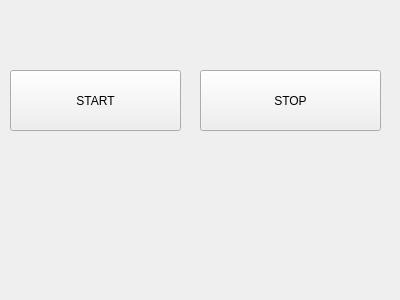
<?xml version="1.0" encoding="UTF-8"?>
<ui version="4.0">
 <class>Form</class>
 <widget class="QWidget" name="Form">
  <property name="geometry">
   <rect>
    <x>0</x>
    <y>0</y>
    <width>400</width>
    <height>300</height>
   </rect>
  </property>
  <property name="windowTitle">
   <string>Form</string>
  </property>
  <widget class="QPushButton" name="StartAndPauseBt">
   <property name="geometry">
    <rect>
     <x>10</x>
     <y>70</y>
     <width>171</width>
     <height>61</height>
    </rect>
   </property>
   <property name="text">
    <string>START</string>
   </property>
  </widget>
  <widget class="QPushButton" name="StopBt">
   <property name="geometry">
    <rect>
     <x>200</x>
     <y>70</y>
     <width>181</width>
     <height>61</height>
    </rect>
   </property>
   <property name="text">
    <string>STOP</string>
   </property>
  </widget>
 </widget>
 <resources/>
 <connections/>
</ui>
